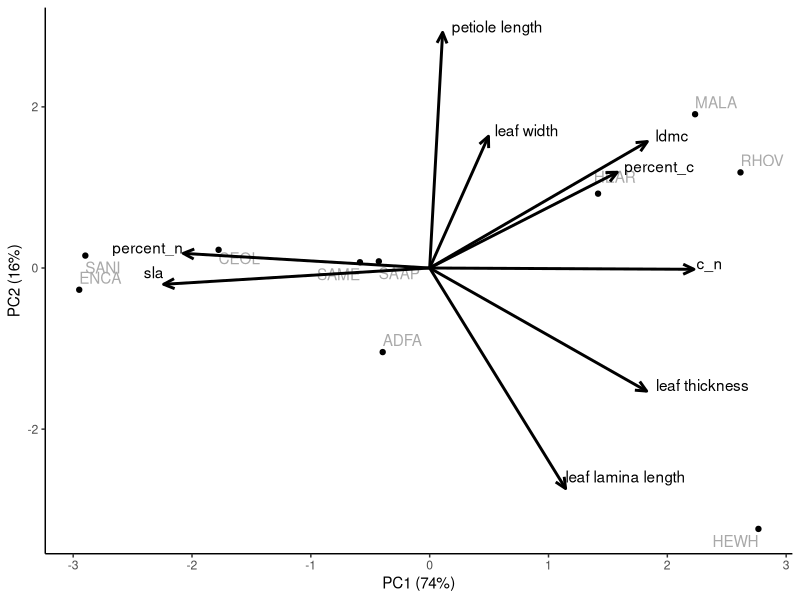
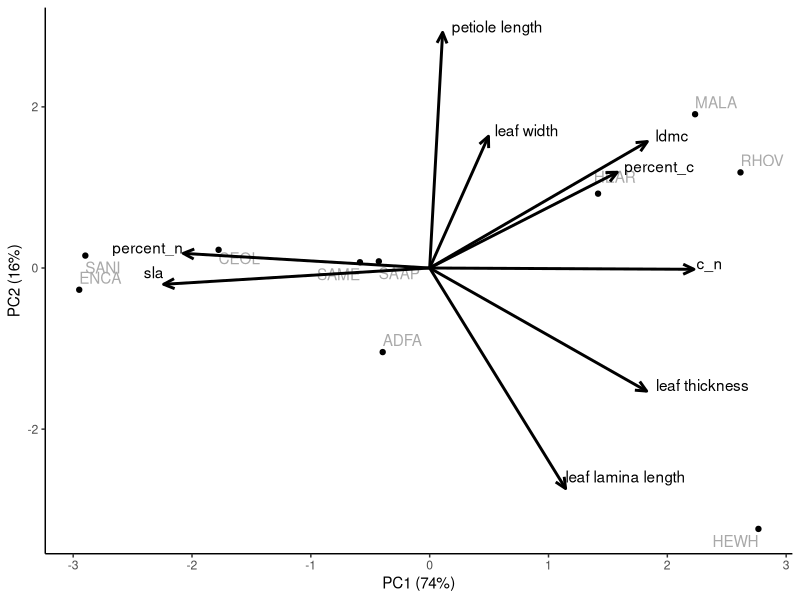

Source code (R) for these figures, in order:
## ---- chunk 1
knitr::opts_chunk$set(echo = TRUE)
library(here)
library(tidyverse)
library(patchwork)
## ---- chunk 2
plant_traits <- read.csv(here("data", "clean_data", "plant_traits_clean.csv")) 
## ---- chunk 3
plant_traits_leaf <- plant_traits %>% 
  dplyr::select(species,
                sla,
                ldmc,
                leaf_thickness,
                c_n,
                percent_n,
                percent_c,
                petiole_length,
                leaf_lamina_length,
                leaf_width)

leaf_traits_pca_input <- plant_traits_leaf %>% 
  column_to_rownames(var = "species")

leaf_traits_pca <- leaf_traits_pca_input %>% 
  prcomp(center = TRUE, scale. = TRUE)
summary(leaf_traits_pca)

leaf_traits_prop_var <- leaf_traits_pca$sdev^2 / sum(leaf_traits_pca$sdev^2)
leaf_traits_scores <- as.data.frame(leaf_traits_pca$x)
leaf_traits_scores$species <- plant_traits_leaf$species
leaf_traits_loadings <- as.data.frame(leaf_traits_pca$rotation) %>% 
  mutate(traits = rownames(.),
         traits = case_when(traits == "petiole_length" ~ "petiole length",
                            traits == "leaf_thickness" ~ "leaf thickness",
                            traits == "leaf_c_n" ~ "leaf carbon:nitrogen",
                            traits == "leaf_n_percentage" ~ "leaf nitrogen",
                            traits == "leaf_c_percentage" ~ "leaf carbon",
                            traits == "leaf_lamina_length" ~ "leaf lamina length",
                            traits == "leaf_width" ~ "leaf width",
                            TRUE ~ traits))

figure_s3_1 <- ggplot() +
  geom_point(data = leaf_traits_scores, aes(x = PC1, y = PC2))+
  geom_text(data = leaf_traits_scores, aes(x = PC1, y = PC2, label = species), color = "darkgrey",
            hjust = c(0,0,0,.1,1,0,0,0,1,0),
            vjust = c(-0.5,1.2,-0.5,-0.9,1.5,-0.5,-0.5,1.5,1.5,1.5))+
  geom_segment(data = leaf_traits_loadings, aes( x = 0, y = 0, xend = PC1*5, yend = PC2*5),
               arrow = arrow(length = unit (0.3, "cm"), type = "open", angle = 25),
               size = 1, color = "black")+
  geom_text(data = leaf_traits_loadings, aes(x = PC1*5, y = PC2*5, label = traits),
            hjust = c(1,-0.25,-0.1,-0.1,1,-0.1,-0.1,0,-0.1),
            vjust = c(-0.5,0,0,0,0,0,0,-0.5,0))+
  theme_classic()+
  labs(x= "PC1 (74%)",
       y = "PC2 (16%)")

figure_s3_1

ggsave(filename = "figure_s3_1.png",
       plot = figure_s3_1,
       path = here("figures"),
       width = 4,
       height = 4,
       units = "in",
       dpi = 325,
       scale = 2)
